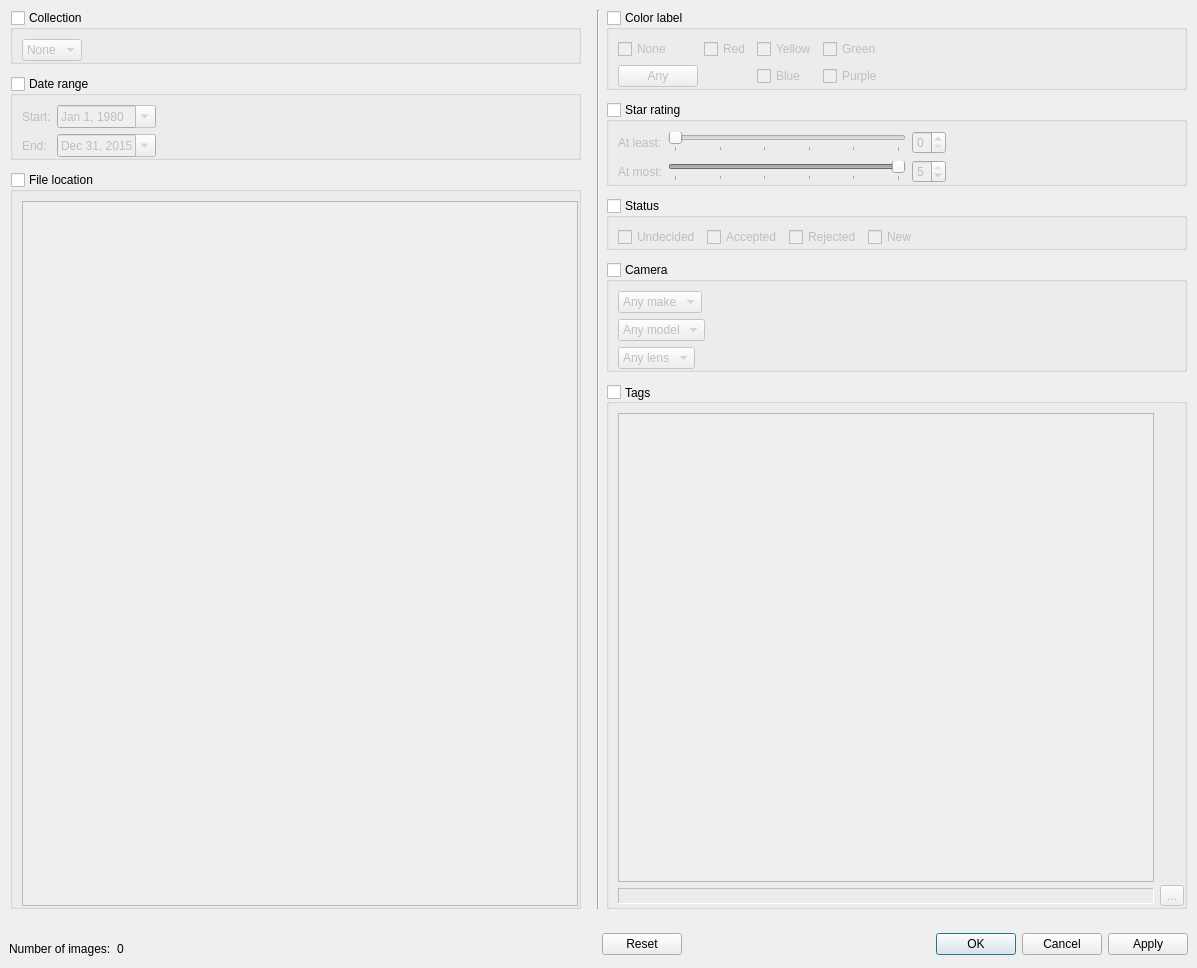
 <widget class="QDialog" name="FilterDialog">
  <property name="geometry">
   <rect>
    <x>0</x>
    <y>0</y>
    <width>1197</width>
    <height>968</height>
   </rect>
  </property>
  <property name="sizePolicy">
   <sizepolicy hsizetype="MinimumExpanding" vsizetype="MinimumExpanding">
    <horstretch>0</horstretch>
    <verstretch>0</verstretch>
   </sizepolicy>
  </property>
  <property name="windowTitle">
   <string>Filter</string>
  </property>
  <layout class="QVBoxLayout" name="verticalLayout_3">
   <property name="spacing">
    <number>12</number>
   </property>
   <property name="leftMargin">
    <number>0</number>
   </property>
   <property name="topMargin">
    <number>0</number>
   </property>
   <property name="rightMargin">
    <number>0</number>
   </property>
   <property name="bottomMargin">
    <number>0</number>
   </property>
   <item>
    <widget class="QWidget" name="widget_10" native="true">
     <layout class="QHBoxLayout" name="horizontalLayout_10">
      <property name="leftMargin">
       <number>10</number>
      </property>
      <property name="topMargin">
       <number>10</number>
      </property>
      <property name="rightMargin">
       <number>10</number>
      </property>
      <property name="bottomMargin">
       <number>0</number>
      </property>
      <item>
       <widget class="QWidget" name="widget_5" native="true">
        <layout class="QVBoxLayout" name="verticalLayout_4">
         <property name="spacing">
          <number>12</number>
         </property>
         <property name="leftMargin">
          <number>0</number>
         </property>
         <property name="topMargin">
          <number>0</number>
         </property>
         <property name="rightMargin">
          <number>10</number>
         </property>
         <property name="bottomMargin">
          <number>0</number>
         </property>
         <item>
          <widget class="OverGroupBox" name="collection">
           <property name="title">
            <string>Collection</string>
           </property>
           <property name="flat">
            <bool>false</bool>
           </property>
           <property name="checkable">
            <bool>true</bool>
           </property>
           <property name="checked">
            <bool>false</bool>
           </property>
           <layout class="QHBoxLayout" name="horizontalLayout_5">
            <property name="rightMargin">
             <number>0</number>
            </property>
            <property name="bottomMargin">
             <number>0</number>
            </property>
            <item>
             <widget class="QComboBox" name="collectionBox">
              <item>
               <property name="text">
                <string>None</string>
               </property>
              </item>
             </widget>
            </item>
            <item>
             <spacer name="horizontalSpacer_7">
              <property name="orientation">
               <enum>Qt::Horizontal</enum>
              </property>
              <property name="sizeHint" stdset="0">
               <size>
                <width>40</width>
                <height>20</height>
               </size>
              </property>
             </spacer>
            </item>
           </layout>
          </widget>
         </item>
         <item>
          <widget class="OverGroupBox" name="dateRange">
           <property name="title">
            <string>Date range</string>
           </property>
           <property name="flat">
            <bool>false</bool>
           </property>
           <property name="checkable">
            <bool>true</bool>
           </property>
           <property name="checked">
            <bool>false</bool>
           </property>
           <layout class="QGridLayout" name="gridLayout_3">
            <property name="rightMargin">
             <number>0</number>
            </property>
            <property name="bottomMargin">
             <number>0</number>
            </property>
            <item row="1" column="2">
             <spacer name="horizontalSpacer_4">
              <property name="orientation">
               <enum>Qt::Horizontal</enum>
              </property>
              <property name="sizeHint" stdset="0">
               <size>
                <width>40</width>
                <height>20</height>
               </size>
              </property>
             </spacer>
            </item>
            <item row="2" column="1">
             <widget class="QDateEdit" name="dEnd">
              <property name="displayFormat">
               <string>MMM d, yyyy</string>
              </property>
              <property name="calendarPopup">
               <bool>true</bool>
              </property>
              <property name="date">
               <date>
                <year>2015</year>
                <month>12</month>
                <day>31</day>
               </date>
              </property>
             </widget>
            </item>
            <item row="2" column="0">
             <widget class="QLabel" name="label_4">
              <property name="text">
               <string>End:</string>
              </property>
             </widget>
            </item>
            <item row="1" column="0">
             <widget class="QLabel" name="label_3">
              <property name="text">
               <string>Start:</string>
              </property>
             </widget>
            </item>
            <item row="1" column="1">
             <widget class="QDateEdit" name="dStart">
              <property name="displayFormat">
               <string>MMM d, yyyy</string>
              </property>
              <property name="calendarPopup">
               <bool>true</bool>
              </property>
              <property name="date">
               <date>
                <year>1980</year>
                <month>1</month>
                <day>1</day>
               </date>
              </property>
             </widget>
            </item>
           </layout>
          </widget>
         </item>
         <item>
          <widget class="OverGroupBox" name="fileLocation">
           <property name="title">
            <string>File location</string>
           </property>
           <property name="checkable">
            <bool>true</bool>
           </property>
           <property name="checked">
            <bool>false</bool>
           </property>
           <layout class="QHBoxLayout" name="horizontalLayout_6">
            <property name="rightMargin">
             <number>0</number>
            </property>
            <property name="bottomMargin">
             <number>0</number>
            </property>
            <item>
             <widget class="QTreeWidget" name="location">
              <property name="minimumSize">
               <size>
                <width>300</width>
                <height>0</height>
               </size>
              </property>
              <attribute name="headerVisible">
               <bool>false</bool>
              </attribute>
              <column>
               <property name="text">
                <string notr="true">1</string>
               </property>
              </column>
             </widget>
            </item>
           </layout>
          </widget>
         </item>
        </layout>
       </widget>
      </item>
      <item>
       <widget class="Line" name="line_2">
        <property name="orientation">
         <enum>Qt::Vertical</enum>
        </property>
       </widget>
      </item>
      <item>
       <widget class="QWidget" name="widget_4" native="true">
        <layout class="QVBoxLayout" name="verticalLayout">
         <property name="spacing">
          <number>12</number>
         </property>
         <property name="leftMargin">
          <number>0</number>
         </property>
         <property name="topMargin">
          <number>0</number>
         </property>
         <property name="rightMargin">
          <number>0</number>
         </property>
         <property name="bottomMargin">
          <number>0</number>
         </property>
         <item>
          <widget class="OverGroupBox" name="colorLabel">
           <property name="title">
            <string>Color label</string>
           </property>
           <property name="checkable">
            <bool>true</bool>
           </property>
           <property name="checked">
            <bool>false</bool>
           </property>
           <layout class="QGridLayout" name="gridLayout">
            <property name="rightMargin">
             <number>0</number>
            </property>
            <property name="bottomMargin">
             <number>0</number>
            </property>
            <item row="1" column="1">
             <widget class="QCheckBox" name="cRed">
              <property name="text">
               <string>Red</string>
              </property>
             </widget>
            </item>
            <item row="1" column="4">
             <spacer name="horizontalSpacer_3">
              <property name="orientation">
               <enum>Qt::Horizontal</enum>
              </property>
              <property name="sizeHint" stdset="0">
               <size>
                <width>40</width>
                <height>20</height>
               </size>
              </property>
             </spacer>
            </item>
            <item row="1" column="0">
             <widget class="QCheckBox" name="cNone">
              <property name="text">
               <string>None</string>
              </property>
             </widget>
            </item>
            <item row="3" column="0">
             <widget class="QPushButton" name="cAny">
              <property name="text">
               <string>Any</string>
              </property>
             </widget>
            </item>
            <item row="1" column="2">
             <widget class="QCheckBox" name="cYellow">
              <property name="text">
               <string>Yellow</string>
              </property>
             </widget>
            </item>
            <item row="1" column="3">
             <widget class="QCheckBox" name="cGreen">
              <property name="text">
               <string>Green</string>
              </property>
             </widget>
            </item>
            <item row="3" column="3">
             <widget class="QCheckBox" name="cPurple">
              <property name="text">
               <string>Purple</string>
              </property>
             </widget>
            </item>
            <item row="3" column="2">
             <widget class="QCheckBox" name="cBlue">
              <property name="text">
               <string>Blue</string>
              </property>
             </widget>
            </item>
           </layout>
          </widget>
         </item>
         <item>
          <widget class="OverGroupBox" name="starRating">
           <property name="title">
            <string>Star rating</string>
           </property>
           <property name="checkable">
            <bool>true</bool>
           </property>
           <property name="checked">
            <bool>false</bool>
           </property>
           <layout class="QGridLayout" name="gridLayout_2">
            <property name="rightMargin">
             <number>0</number>
            </property>
            <property name="bottomMargin">
             <number>0</number>
            </property>
            <item row="0" column="3">
             <spacer name="horizontalSpacer_2">
              <property name="orientation">
               <enum>Qt::Horizontal</enum>
              </property>
              <property name="sizeHint" stdset="0">
               <size>
                <width>20</width>
                <height>20</height>
               </size>
              </property>
             </spacer>
            </item>
            <item row="1" column="1">
             <widget class="QSlider" name="rMaxSlider">
              <property name="maximum">
               <number>5</number>
              </property>
              <property name="value">
               <number>5</number>
              </property>
              <property name="orientation">
               <enum>Qt::Horizontal</enum>
              </property>
              <property name="tickPosition">
               <enum>QSlider::TicksBelow</enum>
              </property>
              <property name="tickInterval">
               <number>1</number>
              </property>
             </widget>
            </item>
            <item row="1" column="0">
             <widget class="QLabel" name="label_2">
              <property name="text">
               <string>At most:</string>
              </property>
             </widget>
            </item>
            <item row="0" column="1">
             <widget class="QSlider" name="rMinSlider">
              <property name="sizePolicy">
               <sizepolicy hsizetype="Expanding" vsizetype="Fixed">
                <horstretch>0</horstretch>
                <verstretch>0</verstretch>
               </sizepolicy>
              </property>
              <property name="maximum">
               <number>5</number>
              </property>
              <property name="orientation">
               <enum>Qt::Horizontal</enum>
              </property>
              <property name="tickPosition">
               <enum>QSlider::TicksBelow</enum>
              </property>
             </widget>
            </item>
            <item row="1" column="2">
             <widget class="QSpinBox" name="rMaxBox">
              <property name="maximum">
               <number>5</number>
              </property>
              <property name="value">
               <number>5</number>
              </property>
             </widget>
            </item>
            <item row="0" column="2">
             <widget class="QSpinBox" name="rMinBox">
              <property name="maximum">
               <number>5</number>
              </property>
             </widget>
            </item>
            <item row="0" column="0">
             <widget class="QLabel" name="label">
              <property name="text">
               <string>At least:</string>
              </property>
             </widget>
            </item>
           </layout>
          </widget>
         </item>
         <item>
          <widget class="OverGroupBox" name="status">
           <property name="title">
            <string>Status</string>
           </property>
           <property name="flat">
            <bool>false</bool>
           </property>
           <property name="checkable">
            <bool>true</bool>
           </property>
           <property name="checked">
            <bool>false</bool>
           </property>
           <layout class="QHBoxLayout" name="horizontalLayout">
            <property name="rightMargin">
             <number>0</number>
            </property>
            <property name="bottomMargin">
             <number>0</number>
            </property>
            <item>
             <widget class="QCheckBox" name="sUnset">
              <property name="text">
               <string>Undecided</string>
              </property>
             </widget>
            </item>
            <item>
             <widget class="QCheckBox" name="sAccepted">
              <property name="text">
               <string>Accepted</string>
              </property>
             </widget>
            </item>
            <item>
             <widget class="QCheckBox" name="sRejected">
              <property name="text">
               <string>Rejected</string>
              </property>
             </widget>
            </item>
            <item>
             <widget class="QCheckBox" name="sNew">
              <property name="text">
               <string>New</string>
              </property>
             </widget>
            </item>
            <item>
             <spacer name="horizontalSpacer">
              <property name="orientation">
               <enum>Qt::Horizontal</enum>
              </property>
              <property name="sizeHint" stdset="0">
               <size>
                <width>40</width>
                <height>20</height>
               </size>
              </property>
             </spacer>
            </item>
           </layout>
          </widget>
         </item>
         <item>
          <widget class="OverGroupBox" name="camera">
           <property name="title">
            <string>Camera</string>
           </property>
           <property name="checkable">
            <bool>true</bool>
           </property>
           <property name="checked">
            <bool>false</bool>
           </property>
           <layout class="QVBoxLayout" name="verticalLayout_5">
            <property name="rightMargin">
             <number>0</number>
            </property>
            <property name="bottomMargin">
             <number>0</number>
            </property>
            <item>
             <widget class="QWidget" name="widget_6" native="true">
              <layout class="QHBoxLayout" name="horizontalLayout_4">
               <property name="spacing">
                <number>0</number>
               </property>
               <property name="leftMargin">
                <number>0</number>
               </property>
               <property name="topMargin">
                <number>0</number>
               </property>
               <property name="rightMargin">
                <number>0</number>
               </property>
               <property name="bottomMargin">
                <number>0</number>
               </property>
               <item>
                <widget class="QComboBox" name="cMake">
                 <item>
                  <property name="text">
                   <string>Any make</string>
                  </property>
                 </item>
                </widget>
               </item>
               <item>
                <spacer name="horizontalSpacer_6">
                 <property name="orientation">
                  <enum>Qt::Horizontal</enum>
                 </property>
                 <property name="sizeHint" stdset="0">
                  <size>
                   <width>40</width>
                   <height>20</height>
                  </size>
                 </property>
                </spacer>
               </item>
              </layout>
             </widget>
            </item>
            <item>
             <widget class="QWidget" name="widget_7" native="true">
              <layout class="QHBoxLayout" name="horizontalLayout_8">
               <property name="spacing">
                <number>0</number>
               </property>
               <property name="leftMargin">
                <number>0</number>
               </property>
               <property name="topMargin">
                <number>0</number>
               </property>
               <property name="rightMargin">
                <number>0</number>
               </property>
               <property name="bottomMargin">
                <number>0</number>
               </property>
               <item>
                <widget class="QComboBox" name="cCamera">
                 <item>
                  <property name="text">
                   <string>Any model</string>
                  </property>
                 </item>
                </widget>
               </item>
               <item>
                <spacer name="horizontalSpacer_8">
                 <property name="orientation">
                  <enum>Qt::Horizontal</enum>
                 </property>
                 <property name="sizeHint" stdset="0">
                  <size>
                   <width>40</width>
                   <height>20</height>
                  </size>
                 </property>
                </spacer>
               </item>
              </layout>
             </widget>
            </item>
            <item>
             <widget class="QWidget" name="widget_8" native="true">
              <layout class="QHBoxLayout" name="horizontalLayout_9">
               <property name="spacing">
                <number>0</number>
               </property>
               <property name="leftMargin">
                <number>0</number>
               </property>
               <property name="topMargin">
                <number>0</number>
               </property>
               <property name="rightMargin">
                <number>0</number>
               </property>
               <property name="bottomMargin">
                <number>0</number>
               </property>
               <item>
                <widget class="QComboBox" name="cLens">
                 <item>
                  <property name="text">
                   <string>Any lens</string>
                  </property>
                 </item>
                </widget>
               </item>
               <item>
                <spacer name="horizontalSpacer_9">
                 <property name="orientation">
                  <enum>Qt::Horizontal</enum>
                 </property>
                 <property name="sizeHint" stdset="0">
                  <size>
                   <width>40</width>
                   <height>20</height>
                  </size>
                 </property>
                </spacer>
               </item>
              </layout>
             </widget>
            </item>
           </layout>
          </widget>
         </item>
         <item>
          <widget class="OverGroupBox" name="tags">
           <property name="title">
            <string>Tags</string>
           </property>
           <property name="alignment">
            <set>Qt::AlignLeading|Qt::AlignLeft|Qt::AlignVCenter</set>
           </property>
           <property name="checkable">
            <bool>true</bool>
           </property>
           <property name="checked">
            <bool>false</bool>
           </property>
           <layout class="QHBoxLayout" name="horizontalLayout_2">
            <property name="rightMargin">
             <number>0</number>
            </property>
            <property name="bottomMargin">
             <number>0</number>
            </property>
            <item>
             <widget class="QWidget" name="widget_9" native="true">
              <layout class="QVBoxLayout" name="verticalLayout_6">
               <property name="leftMargin">
                <number>0</number>
               </property>
               <property name="topMargin">
                <number>0</number>
               </property>
               <property name="rightMargin">
                <number>0</number>
               </property>
               <property name="bottomMargin">
                <number>2</number>
               </property>
               <item>
                <widget class="QTextEdit" name="tagEditor">
                 <property name="toolTip">
                  <string>List of tags that must be matched</string>
                 </property>
                </widget>
               </item>
               <item>
                <widget class="QLabel" name="tagInterpretation">
                 <property name="toolTip">
                  <string>Interpretation of tag specification</string>
                 </property>
                 <property name="frameShape">
                  <enum>QFrame::Panel</enum>
                 </property>
                 <property name="frameShadow">
                  <enum>QFrame::Sunken</enum>
                 </property>
                 <property name="text">
                  <string/>
                 </property>
                 <property name="wordWrap">
                  <bool>true</bool>
                 </property>
                </widget>
               </item>
              </layout>
             </widget>
            </item>
            <item>
             <widget class="QWidget" name="widget" native="true">
              <layout class="QVBoxLayout" name="verticalLayout_2">
               <property name="spacing">
                <number>0</number>
               </property>
               <property name="leftMargin">
                <number>0</number>
               </property>
               <property name="topMargin">
                <number>0</number>
               </property>
               <property name="rightMargin">
                <number>0</number>
               </property>
               <property name="bottomMargin">
                <number>0</number>
               </property>
               <item>
                <spacer name="verticalSpacer">
                 <property name="orientation">
                  <enum>Qt::Vertical</enum>
                 </property>
                 <property name="sizeHint" stdset="0">
                  <size>
                   <width>20</width>
                   <height>40</height>
                  </size>
                 </property>
                </spacer>
               </item>
               <item>
                <widget class="QToolButton" name="tagBrowse">
                 <property name="sizePolicy">
                  <sizepolicy hsizetype="Fixed" vsizetype="Fixed">
                   <horstretch>0</horstretch>
                   <verstretch>0</verstretch>
                  </sizepolicy>
                 </property>
                 <property name="text">
                  <string>...</string>
                 </property>
                </widget>
               </item>
              </layout>
             </widget>
            </item>
           </layout>
          </widget>
         </item>
        </layout>
       </widget>
      </item>
     </layout>
    </widget>
   </item>
   <item>
    <widget class="QWidget" name="widget_3" native="true">
     <layout class="QHBoxLayout" name="horizontalLayout_7">
      <item>
       <widget class="QWidget" name="widget_2" native="true">
        <layout class="QHBoxLayout" name="horizontalLayout_3">
         <property name="leftMargin">
          <number>0</number>
         </property>
         <property name="bottomMargin">
          <number>0</number>
         </property>
         <item>
          <widget class="QLabel" name="label_5">
           <property name="text">
            <string>Number of images:</string>
           </property>
          </widget>
         </item>
         <item>
          <widget class="QLabel" name="count">
           <property name="text">
            <string>0</string>
           </property>
          </widget>
         </item>
         <item>
          <spacer name="horizontalSpacer_5">
           <property name="orientation">
            <enum>Qt::Horizontal</enum>
           </property>
           <property name="sizeHint" stdset="0">
            <size>
             <width>40</width>
             <height>20</height>
            </size>
           </property>
          </spacer>
         </item>
        </layout>
       </widget>
      </item>
      <item>
       <widget class="QDialogButtonBox" name="buttonBox">
        <property name="orientation">
         <enum>Qt::Horizontal</enum>
        </property>
        <property name="standardButtons">
         <set>QDialogButtonBox::Apply|QDialogButtonBox::Cancel|QDialogButtonBox::Ok|QDialogButtonBox::Reset</set>
        </property>
        <property name="centerButtons">
         <bool>false</bool>
        </property>
       </widget>
      </item>
     </layout>
    </widget>
   </item>
  </layout>
  <zorder>widget_3</zorder>
  <zorder>widget_10</zorder>
 </widget>
